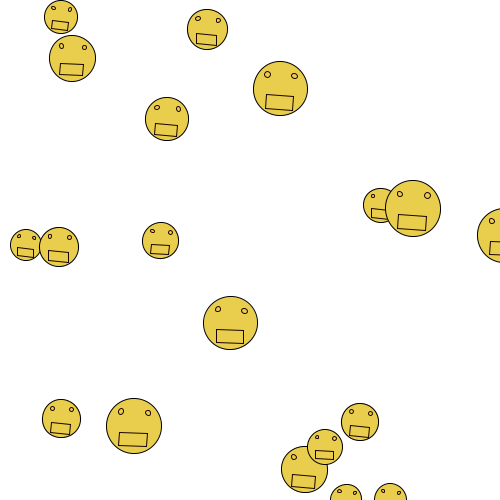
Frame 1 (no input)
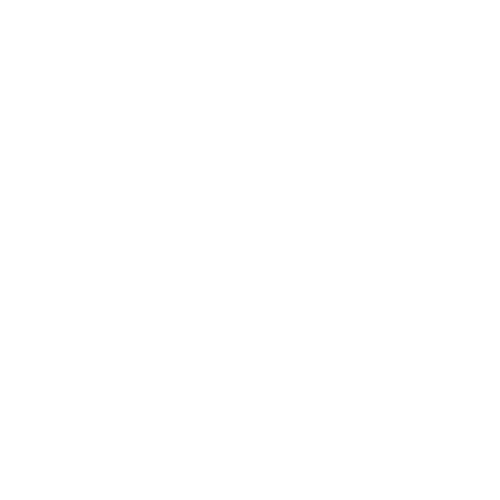
Frame 60 (the mouse pressed at the canvas centre just before this capture)
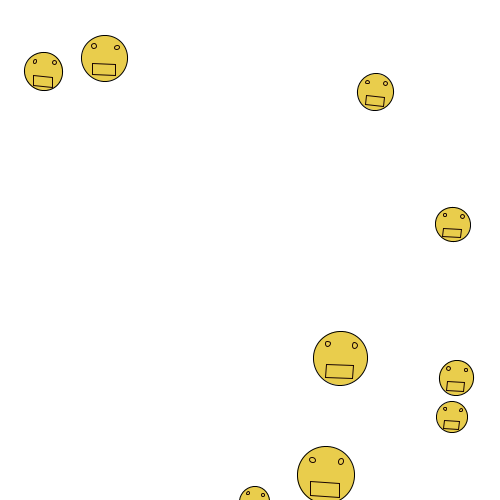
Frame 120 (the mouse held since frame 60 and released just before this capture)

The Processing sketch that drew these frames (run headless with seeded random() and noise(); from frame 60 on, the mouse is pressed at the canvas centre):

// Processing sketch: processing_144170
// ── processing_144170.pde

Robot[] robot;
int numRobot = 70;

void setup() {
  size (500, 500);
  robot = new Robot[ numRobot ];
  for (int i = 0; i< numRobot; i++) {
    robot[i] = new Robot (random(width), random(height), random (30, 60) );
  }
}

void draw() {
  background( 255 );
  for ( int i=0; i<numRobot; i++ ) {
    //if ( i==0 ) {
      //fill( 255, 0, 0 );
    //}
    //else {
      //fill( 255 );
    //}
    //rotate(PI/4);
    robot[i].update();
    robot[i].render();
  }
}

class Robot {
  float x;
  float y;
  float vx;
  float vy;
  float r;

  //location
  Robot(float _x, float _y, float _r) {
    x = _x;
    y = _y;
    vx = random (5);
    vy = random (5);
    r = _r;
  }

  //movement
  void update() {
    x += vx;
    y += vy;
    vy += 0.1;

    if ( x < 0 || x > width ) {
      vx *= -1;
      if ( x<0 ) x = 0;
      else if ( x>width ) x = width;
    }
    if ( y < 0 || y > height ) {
      vy *= -1;
      if ( y<0 ) y = 0;
      else if ( y>height ) y = height;
    }
  }

  //how it looks
  void render() {
    pushMatrix();
    translate (x, y);
    rotate (PI/r);
    stroke(0);
    fill (233, 205, 76);
    ellipse (x, y, r, r);
    //eyes
    stroke (24, 3, 2);
    ellipse (x - r/4, y-r/4, r/10, r/10);
    ellipse (x + r/4, y-r/4, r/10, r/10);
    //mouse
    rectMode (CENTER);
    rect (x, y + r/4, r/2, r/4);
    popMatrix();
  }
}
